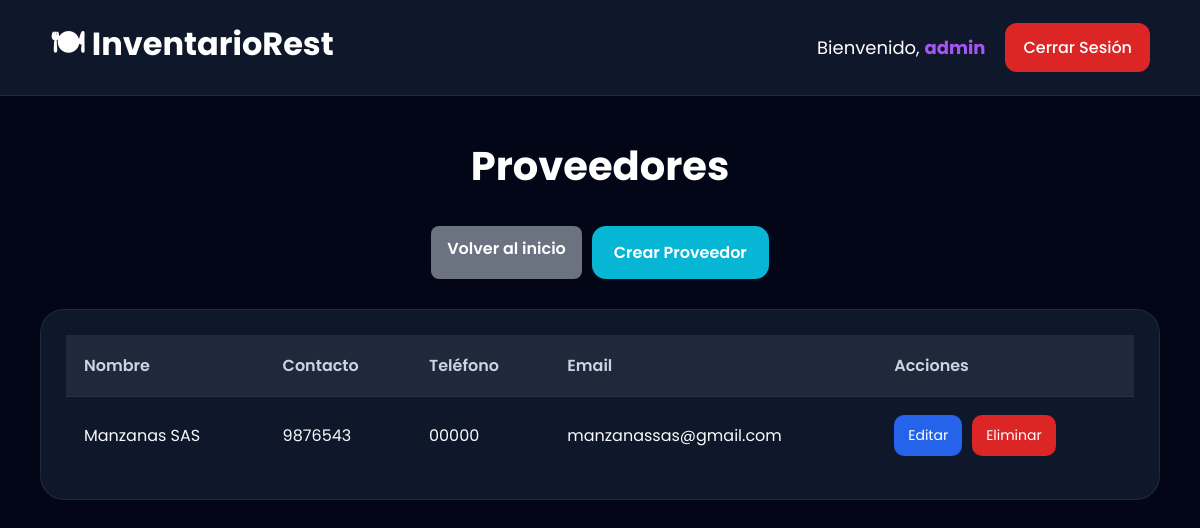
The app's page /proveedores/ (signed in), older data.
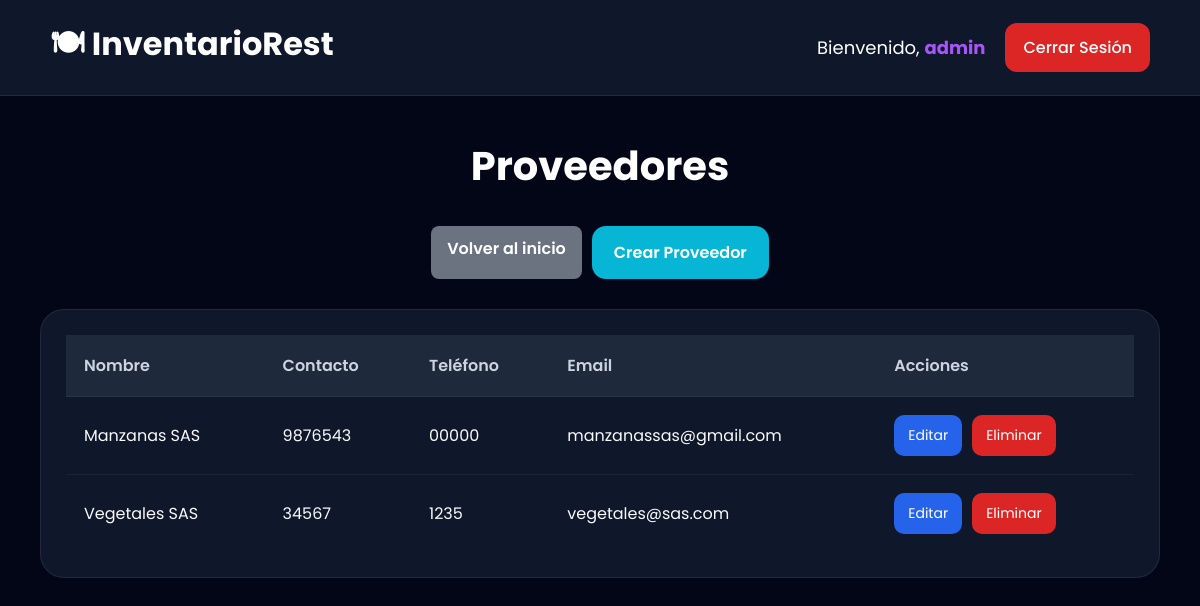
The same page, newer data.
### modulo/models.py (models this page shows, shortened)
class Proveedor(models.Model):
    nombre = models.CharField(
        max_length=100
    )
    contacto = models.CharField(
        max_length=100,
        blank=True,
        null=True
    )
    telefono = models.CharField(
        max_length=20,
        blank=True,
        null=True
    )
    email = models.EmailField(
        blank=True,
        null=True
    )
    direccion = models.CharField(
        max_length=200,
        blank=True,
        null=True
    )
    class Meta:
        verbose_name = "Proveedor"
        verbose_name_plural = "Proveedores"

### modulo/views.py (the view)
@login_required
def lista_proveedores(request):
    if request.user.usuario.rol != 'admin':
        return redirect('dashboard')
    proveedores = Proveedor.objects.all()
    return render(
        request,
        'modulo/lista_proveedores.html',
        {
            'proveedores': proveedores
        }
    )

### modulo/templates/modulo/lista_proveedores.html (shortened to what this page needs)
{% extends 'modulo/base.html' %}
{% block content %}
<div class="products-page">
    <div class="products-header">
        <h1 class="page-title">
            Proveedores
        </h1>
        <div class="actions-group">
            <a href="{% url 'dashboard' %}" class="back-btn">
                Volver al inicio
            </a>
            <a href="{% url 'crear_proveedor' %}"
            class="create-product-btn">
                Crear Proveedor
            </a>
        </div>
    </div>
    <div class="products-card">
        <table class="products-table">
            <thead>
                <tr>
                    <th>Nombre</th>
                    <th>Contacto</th>
                    <th>Teléfono</th>
                    <th>Email</th>
                    <th>Acciones</th>
                </tr>
            </thead>
            <tbody>
                {% for proveedor in proveedores %}
                <tr>
                    <td>{{ proveedor.nombre }}</td>
                    <td>{{ proveedor.contacto }}</td>
                    <td>{{ proveedor.telefono }}</td>
                    <td>{{ proveedor.email }}</td>
                    <td>
                        <div class="actions-group">
                            <a href="{% url 'editar_proveedor' proveedor.id %}"
                               class="edit-btn">
                                Editar
                            </a>
                            <a href="{% url 'eliminar_proveedor' proveedor.id %}"
                               class="delete-btn">
                                Eliminar
                            </a>
                        </div>
                    </td>
                </tr>
                {% endfor %}
            </tbody>
        </table>
    </div>
</div>
{% endblock %}

Row changes from the older to the newer data that the page shows:
added Proveedor: nombre "Vegetales SAS", contacto "34567", telefono "1235", email "vegetales@sas.com"
